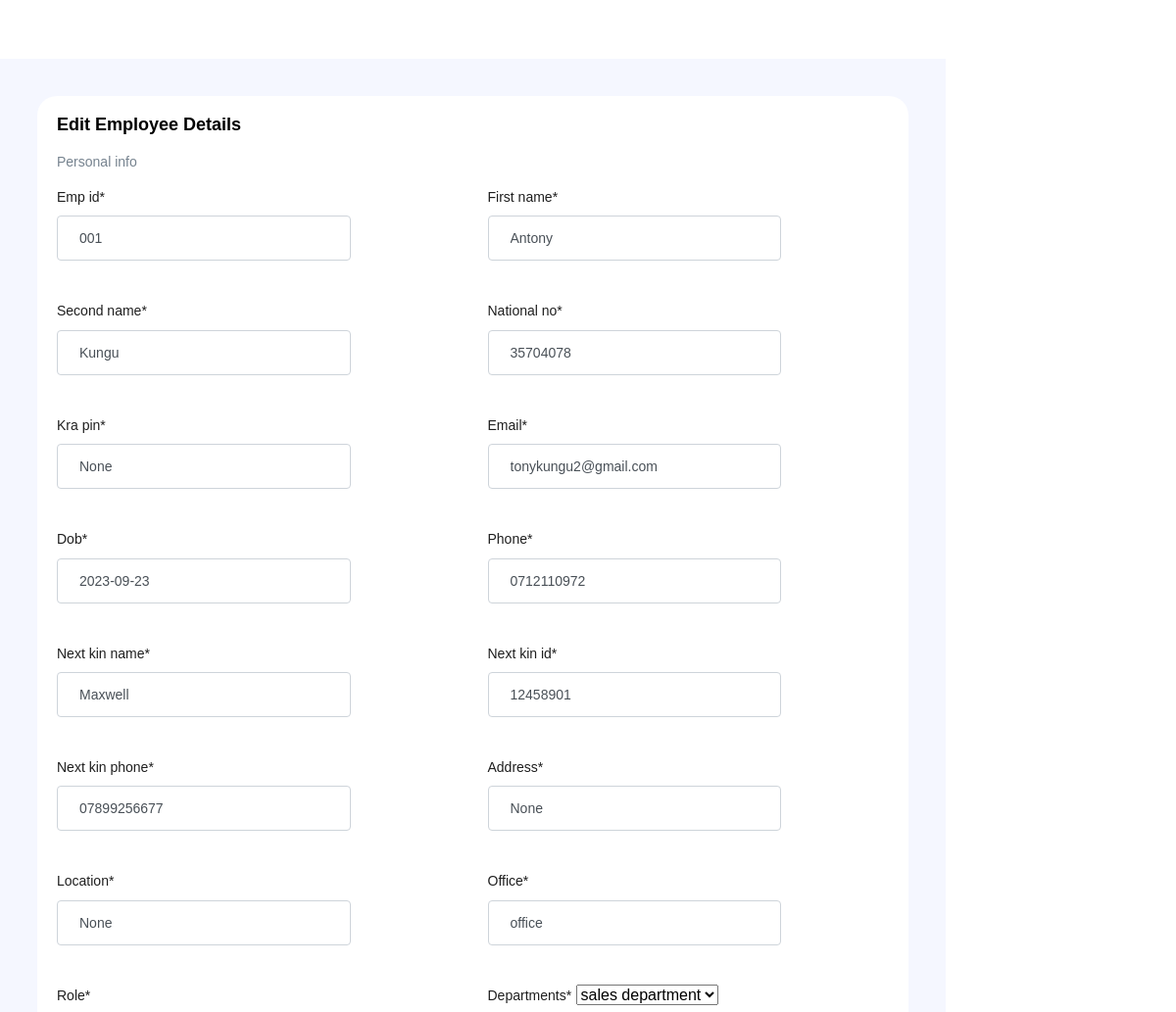
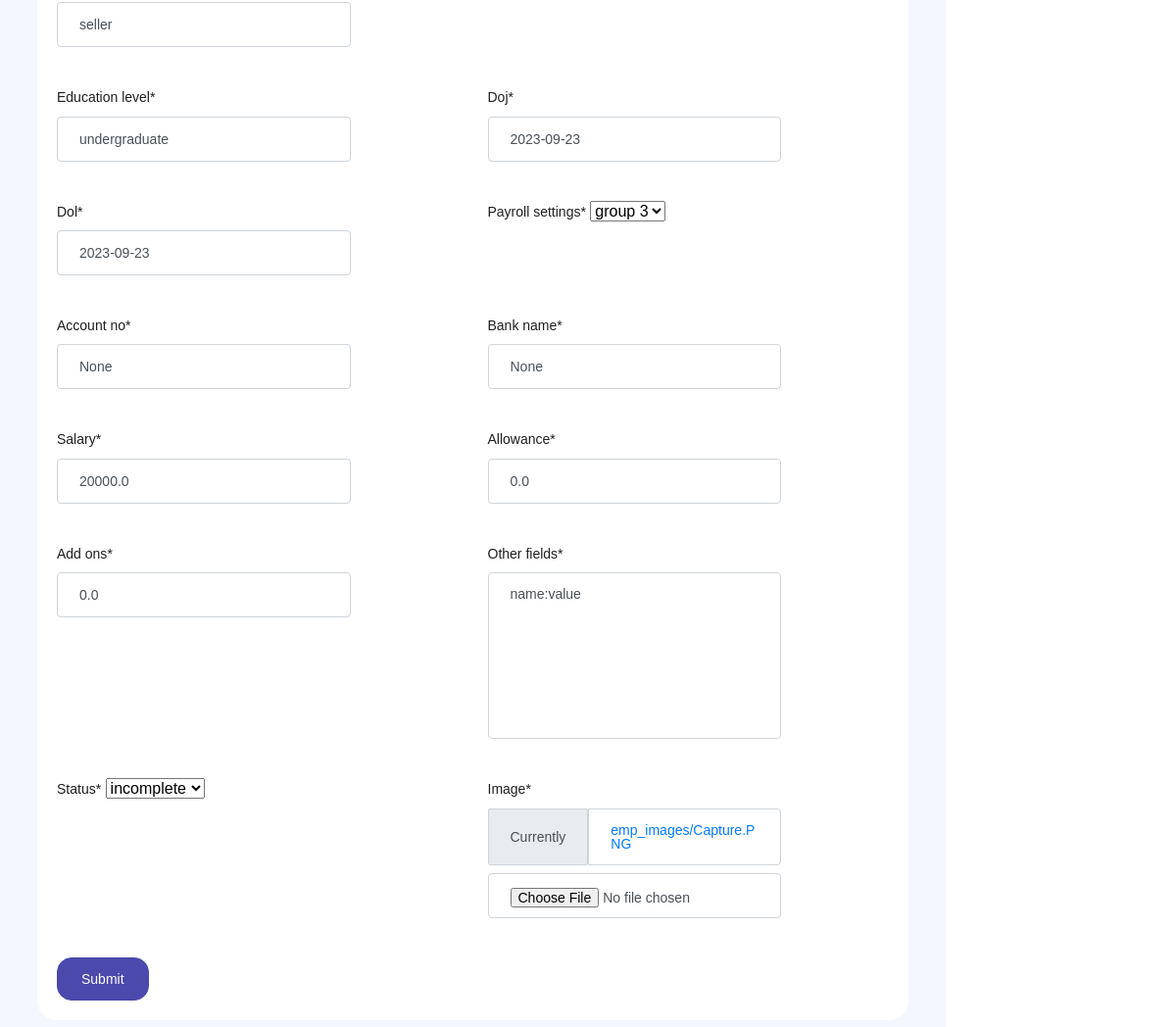
Screenshot of /edit_employee/1 (signed in) with the database file from the repository (2 pictures, top to bottom).
### HRM_SYS/management/models.py (models this page shows, shortened)
class Employee(models.Model):
    emp_id = models.CharField(max_length=50,default="None")
    first_name = models.CharField(max_length=50,default="None")
    second_name = models.CharField(max_length=50,default="None")
    national_no = models.CharField(max_length=50,default="None")
    kra_pin = models.CharField(max_length=50,default="None")
    email = models.EmailField(default="None")
    dob = models.DateField(default=timezone.now)
    phone = models.CharField(max_length=50,default="None")
    next_kin_name = models.CharField(max_length=50,default="None")
    next_kin_id = models.CharField(max_length=50,default="None")
    next_kin_phone = models.CharField(max_length=50,default="None")
    address = models.CharField(max_length=50,default="None")
    location = models.CharField(max_length=50,default="None")
    office = models.CharField(max_length=50,default="None")
    role = models.CharField(max_length=50,default="None")
    departments = models.CharField(choices=dep_choices,max_length=50,default="None")
    education_level = models.CharField(max_length=50,default="None")
    doj = models.DateField(default=timezone.now)
    dol = models.DateField(default=timezone.now)
    payroll_settings = models.ForeignKey(PayRollSetting,on_delete=models.PROTECT,null=True)
    account_no = models.CharField(max_length=50,default="None")
    bank_name = models.CharField(max_length=50,default="None")
    salary = models.FloatField(default=0.0)
    allowance = models.FloatField(default=0.0)
    add_ons = models.FloatField(default=0.0)
    other_fields = models.TextField(default="name:value")
    status = models.CharField(max_length=50,choices=(('incomplete',"incomplete"),('active',"active"),('resigned',"resigned"),('terminated',"terminated"),('suspended',"suspended")),default="None")
    image = models.ImageField(default='emoloyee.png',upload_to='emp_images')

### HRM_SYS/management/views.py (the view, shortened to what this page needs)
# urls.py: path('edit_employee/<int:pk>',EditEmpView.as_view(),name="management-edit-employee"),
class EditEmpView(LoginRequiredMixin,UpdateView):
    model = Employee
    template_name = 'management/add_employees.html'
    fields = '__all__'
    raise_exception = True
    success_url = '/iframe_redirect'

### HRM_SYS/payroll/models.py (called while the page is built)
    def __str__(self):
        return self.category

### HRM_SYS/management/templates/management/add_employees.html (shortened to what this page needs)
{% extends 'management/base2.html' %}
{% load crispy_forms_tags %}
{% block content %}
      <div class="main-panel">
        <div class="content-wrapper">
          <div class="row">
            <div class="col-12 grid-margin">
                <div class="card">
                  <div class="card-body">
                    <h4 class="card-title">Edit employee details</h4>
                    <form class="form-sample" method="POST">
                      <p class="card-description">
                        Personal info
                      </p>
                      <div class="row">
                        {% for field in form %}
                        <div class="col-md-6">
                          <div class="form-group row">
                            <div class="col-sm-9">
                              {{field | as_crispy_field}}
                            </div>
                          </div>
                        </div>
                        {% endfor %}
                      </div>
                      <button type="submit" class="btn btn-primary mr-2">Submit</button>
                    </form>
                  </div>
                </div>
            </div>
          </div>
        </div>
      </div>
  {% endblock content %}

### rows the page displays
Employee: emp_id "001" "Antony" "Kungu" "35704078" "None" "tonykungu2@gmail.com" "2023-09-23" "0712110972" "Maxwell" "12458901" "07899256677" "None" "None" "office" "seller" "sales department" "undergraduate" "2023-09-23" "2023-09-23" "group 3" "None" "None" "20000.0" "0.0" "0.0" "name:value" "incomplete"
